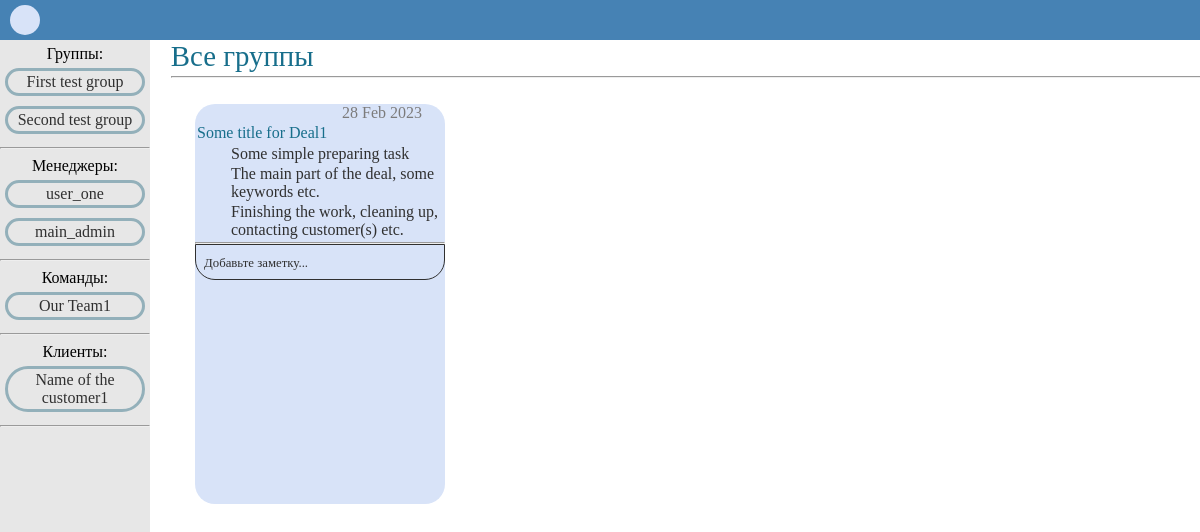
The app's page /association/1/ (signed in), older data.
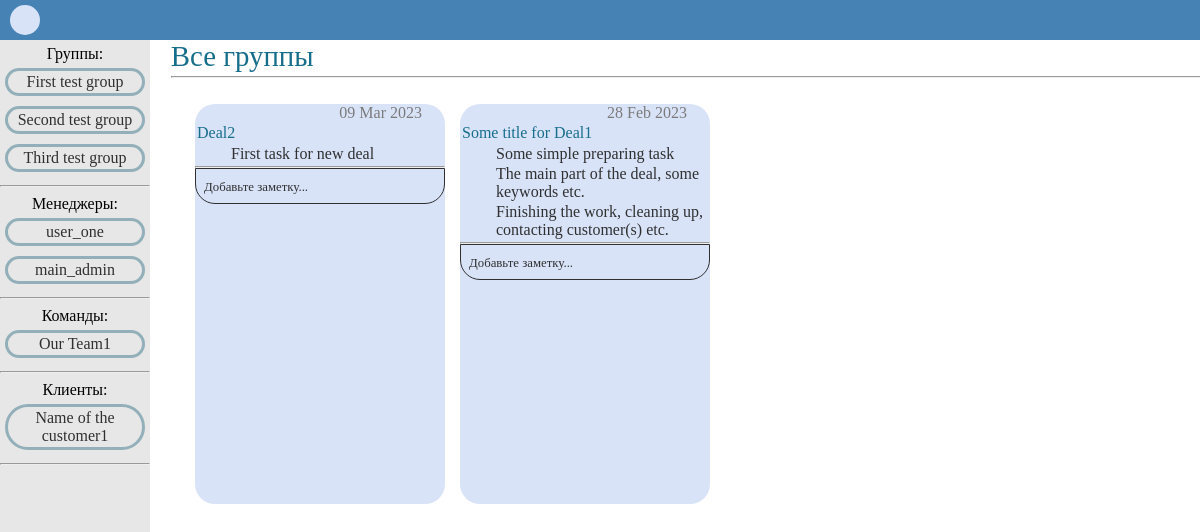
The same page, newer data.
### main/models.py (models this page shows, shortened)
class Group(models.Model):
    name = models.CharField(max_length=256, default='Default Group Name')

class Manager(models.Model):
    user = models.OneToOneField(to=User, on_delete=models.PROTECT)
    patronymic = models.CharField(max_length=64, null=True, default=None)
    phone_number = models.CharField(max_length=64, default='+1234567890')
    profit = models.ManyToManyField(to='Profit')
    notes = models.ManyToManyField(to='Note')

class Team(models.Model):
    name = models.CharField(max_length=128, default='Default Team Name')
    description = models.CharField(max_length=256,
                                   default='Default Team Description')
    managers = models.ManyToManyField(to='Manager')
    team_leader = models.OneToOneField(to='Employee',
                                       on_delete=models.PROTECT,
                                       related_name='foreman')
    employees = models.ManyToManyField(to='Employee')
    notes = models.ManyToManyField(to='Note')

class Customer(models.Model):
    name = models.CharField(max_length=256, default='Default Customer Name')
    description = models.CharField(max_length=1024,
                                   default='Default Customer Description')
    address = models.CharField(max_length=512,
                               default='Default Customer Address')
    email = models.EmailField(max_length=64,
                              default='default.customer@email.com')
    phone_number = models.CharField(max_length=16, default='+1234567890')
    employees = models.ManyToManyField(to='Employee')
    profit = models.ManyToManyField(to='Profit')
    notes = models.ManyToManyField(to='Note')

class Deal(models.Model):
    title = models.CharField(max_length=1024, default='Default Deal Title')
    description = models.CharField(max_length=2048,
                                   default='Default Deal Description')
    deal_groups = models.ManyToManyField(to='Group')
    date_open = models.DateField(auto_now_add=True)
    deadline = models.DateField(null=True)
    date_done = models.DateField(null=True)
    is_closed = models.BooleanField(default=False)
    supervisors = models.ManyToManyField(to='Manager')
    customers = models.ManyToManyField(to='Customer')
    tasks = models.ManyToManyField(to='Task')
    budget = models.FloatField(default=0.0, null=True)
    expenses = models.FloatField(default=0.0, null=True)
    documents = models.ManyToManyField(to='Document')
    notes = models.ManyToManyField(to='Note')
    def get_balance(self) -> float | None:
        return self.budget - self.expenses

class Task(models.Model):
    title = models.CharField(max_length=1024, default='Default Task Title')
    description = models.CharField(max_length=2048,
                                   default='Default Task Description')
    date_open = models.DateField(auto_now_add=True)
    deadline = models.DateField(null=True)
    date_done = models.DateField(null=True)
    managers = models.ManyToManyField(to='Manager')
    teams = models.ManyToManyField(to='Team')
    is_done = models.BooleanField(default=False)
    notes = models.ManyToManyField(to='Note')

### main/views.py (the view)
# urls.py: path('association/<int:association_id>/', MainView.as_view(), name='main'),
class MainView(LoginRequiredMixin, ListView):
    model = Association
    template_name = 'index.html'
    context_object_name = 'association'
    def get_queryset(self):
        self.queryset = Manager.objects.get(user=self.request.user.id)\
            .association_set.get(pk=self.kwargs['association_id'])
        return super().get_queryset()
    def get_context_data(self, **kwargs):
        context = super().get_context_data(**kwargs)
        print(context.items(), self.kwargs.items(), sep='\n'+'#'*50+'\n')
        context['deals'] = self.queryset.deals.all().order_by('-id')
        context['association_for_utils'] = self.queryset
        context['group_id'] = 0
        return context
    def dispatch(self, request, *args, **kwargs):
        self.request.session['last_association'] = self.kwargs['association_id']
        return super().dispatch(request, *args, **kwargs)

### main/models.py (called while the page is built)
    def get_display_name(self):
        last_slash = self.document.name.rfind('/')
        return self.document.name[last_slash + 1:]

### templates/index.html (shortened to what this page needs)
{% extends 'base.html' %}
{% block content %}
    {% if group_id == 0 %}
        <span class="workspace-group-title">Все группы</span>
    {% else %}
        <span class="workspace-group-title">{{ group_name }}</span>
    {% endif %}
    <hr class="workspace-upper-divider">
    <ul class="workspace-cards-ul">
    {% for deal in deals %}
    <li><a class="deal-card-href" href="#blackout{{forloop.counter}}">
        <div class="deal-card">
            <div class="deal-card-date">{{ deal.date_open|date:"d M Y" }}</div>
            <div class="deal-card-content">
                <p class="content-title">{{ deal.title }}</p>
                <ul class="content-tasks-ul">
                {% for task in deal.tasks.all %}
                <li class="content-tasks-ul-item">{{ task.title }}</li>
                {% endfor %}
                </ul>
            </div>
            <hr class="deal-card-divider">
            <div class="global-notes">
                {% for note in deal.notes.all %}
                    <div class="note">
                        <span class="notes-span">{{ note.user.username }}</span>
                        <br>
                        <span class="notes-span">{{ note.content }}</span>
                    </div>
                {% empty %}
                    <span class="notes-span">Добавьте заметку...</span>
                {% endfor %}
            </div>
        </div>
    </a></li>
    {% endfor %}
    </ul>
{% endblock content %}

### templates/base.html (shortened to what this page needs)
<!DOCTYPE html>
<head>
    {% load static %}
    <link href="{% static 'css/styles.css' %}" rel="stylesheet" />
</head>
<body>
    {% include 'utils/header.html' %}
    {% include 'utils/sidebar.html' %}
    <div class="workspace" id="#">
        {% block content %}
        {% endblock content %}
    </div>
</body>

### templates/utils/header.html
<header style="margin-bottom:36px;">
    <div class="header">
        <div class="header-box">
            {% if association_for_utils.id %}
            <a href="{% url 'main' association_for_utils.id %}">
                <div class="header-button"></div>
            </a>
            {% endif %}
        </div>
    </div>
</header>

### templates/utils/sidebar.html
{% if association_for_utils.id %}
    <div class="sidebar">
        <div class="sidebar-content">
            <span>Группы:</span>
            {% for group in association_for_utils.groups.all %}
                <a class="deal-card-href" href="{% url 'group_view' association_for_utils.id forloop.counter %}"><div class="sidebar-plate">{{group.name}}</div><a>
            {% endfor %}
            <hr>
            <span class="class-name">Менеджеры:</span>
            {% for manager in association_for_utils.managers.all %}
                <a class="deal-card-href" href="{% url 'manager' manager.pk %}"><div class="sidebar-plate">{{manager.user.username}}</div></a>
            {% endfor %}
            <hr>
            <span>Команды:</span>
            {% for team in association_for_utils.teams.all %}
                <a class="deal-card-href" href="{% url 'team' team.pk %}"><div class="sidebar-plate">{{team.name}}</div></a>
            {% endfor %}
            <hr>
            <span>Клиенты:</span>
            {% for customer in association_for_utils.customers.all %}
                    <a class="deal-card-href" href="{% url 'customer' customer.pk %}"><div class="sidebar-plate">{{customer.name}}</div></a>
            {% endfor %}
            <hr>
        </div>
    </div>
{% endif %}

### static/css/styles.css (style rules this page uses)
.header { position: fixed; z-index: 100; top: 0; left: 0; width: 100%; height: 30px; background-color: steelblue; padding: 5px 0px 5px 0px; overflow: visible; }
.header-box { position: relative; z-index: 100; width: 50px; height: 35px; background-color: transparent; display: inline-block; line-height: 10px; }
.header-button { z-index: 100; width: 30px; height: 30px; margin: auto; border-radius: 30px; background-color: rgb(216, 227, 248); }
.global-notes { border: 1px solid; border-radius: 0px 0px 20px 20px; padding: 8px; max-height: 15%; overflow-y: scroll; }
.notes-span { font-size: 0.8em; }
.deal-card-href { color: rgb(48, 48, 48); text-decoration: none; display: inline-block; }
.deal-card { position: relative; z-index: 96; display: inline-block; border-radius: 20px; margin: 10px 10px 0px 5px; background-color: rgb(216, 227, 248); height: 25rem; width: 250px; }
.deal-card-date { position: absolute; right: 0; top: 5; margin-right: 23px; text-align: center; height: 20px; max-width:fit-content; color:rgb(124, 123, 123); }
.deal-card-content { position: relative; margin-top: 20px; text-align: left; max-height: 20rem; background-color: transparent; color: rgb(48, 48, 48); overflow-y: scroll; }
.content-title { margin: 0px 2px 3px 2px; color: rgb(23, 110, 139); }
.content-tasks-ul { margin: 3px 2px; padding-left: 32px; }
.content-tasks-ul-item { margin: 2px 2px; color: rgb(48, 48, 48); }
.deal-card-divider { width: auto; color: rgb(48, 48, 48); margin: 0 auto; }
.sidebar { position: fixed; left: 0; margin-top: 4px; width: 150px; height: 100%; background-color: rgb(231, 231, 231); }
.sidebar-content { position: relative; margin: 5px 0px 5px 0px; background-color: transparent; text-align: center; }
.sidebar-plate { width: 130px; margin: 5px auto 5px auto; padding: 2px; border-radius: 50px; text-align: center; background-color: transparent; border: solid; border-color: rgb(147, 176, 186); }
.workspace { margin-left: 142px; }
.workspace-group-title { line-height: 40px; font-size: 1.8em; margin-left: 2%; color: rgb(23, 110, 139); }
.workspace-upper-divider { margin: 0px; margin-left: 2%; width: 100%; }
.workspace-cards-ul { display:inline-flex; }
::marker { content: none; }

Row changes from the older to the newer data that the page shows:
added Group: name "Third test group"
added Deal: date_open "09 Mar 2023", title "Deal2"
added Task: title "First task for new deal", shown under "09 Mar 2023"
